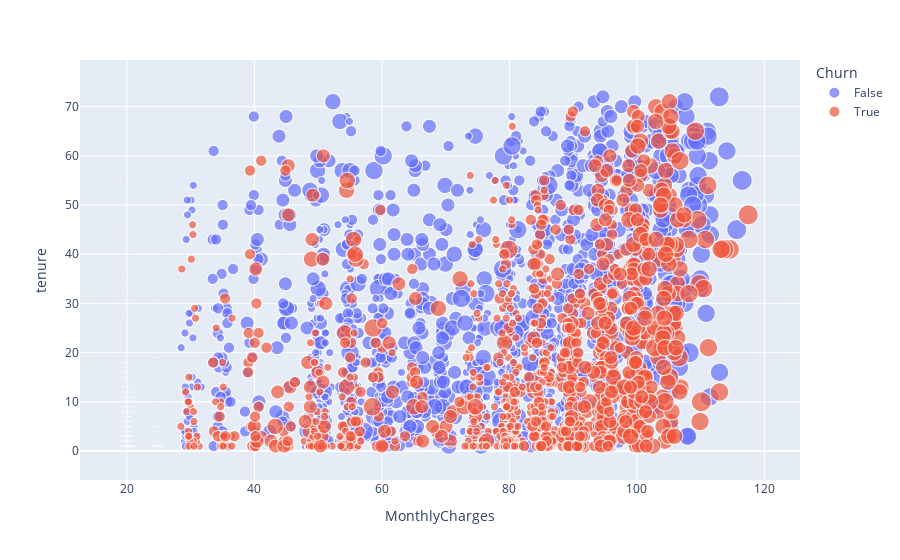

Notebook code for this chart:
### Markdown cell above
We can see in the scatterplot below that higher monthly charges lead to more churn, and have lower tenure. We also have lots of customers with higher monthly charges. The dots increase if the customer has more additional service such as Online Security, which makes sense that you can see bigger dots towards higher monthly charges.

**Recommendation:** Customers with high monthly charges, what can we do to keep them? Why not provide some discounts or add in services for free to make them stay? We could run a model to predict their churn and then give those customers additional benefits.

### Code cell
filtered_data = df[df['Contract'] == 'Month-to-month']
px.scatter(filtered_data, x="MonthlyCharges", y="tenure", color="Churn", size='InternetServiceBundle', hover_data=['MonthlyCharges'])

### Figure 1 — Plotly figure (JSON) as saved in the notebook; plotly's stock layout.template omitted (floating-point values rounded to 4 significant figures; data arrays with more than 128 entries replaced by an {"elided": "..."} marker saying what was removed)
{"data": [{"hovertemplate": "Churn=False<br>MonthlyCharges=%{x}<br>tenure=%{y}<br>InternetServiceBundle=%{marker.size}<extra></extra>", "legendgroup": "False", "marker": {"color": "#636efa", "size": {"elided": "2220 float values"}, "sizemode": "area", "sizeref": 0.0025, "symbol": "circle"}, "mode": "markers", "name": "False", "showlegend": true, "type": "scattergl", "x": {"elided": "2220 float values"}, "xaxis": "x", "y": {"elided": "2220 int values"}, "yaxis": "y"}, {"hovertemplate": "Churn=True<br>MonthlyCharges=%{x}<br>tenure=%{y}<br>InternetServiceBundle=%{marker.size}<extra></extra>", "legendgroup": "True", "marker": {"color": "#EF553B", "size": {"elided": "1655 float values"}, "sizemode": "area", "sizeref": 0.0025, "symbol": "circle"}, "mode": "markers", "name": "True", "showlegend": true, "type": "scattergl", "x": {"elided": "1655 float values"}, "xaxis": "x", "y": {"elided": "1655 int values"}, "yaxis": "y"}], "layout": {"legend": {"itemsizing": "constant", "title": {"text": "Churn"}, "tracegroupgap": 0}, "margin": {"t": 60}, "xaxis": {"anchor": "y", "domain": [0, 1], "title": {"text": "MonthlyCharges"}}, "yaxis": {"anchor": "x", "domain": [0, 1], "title": {"text": "tenure"}}}}
